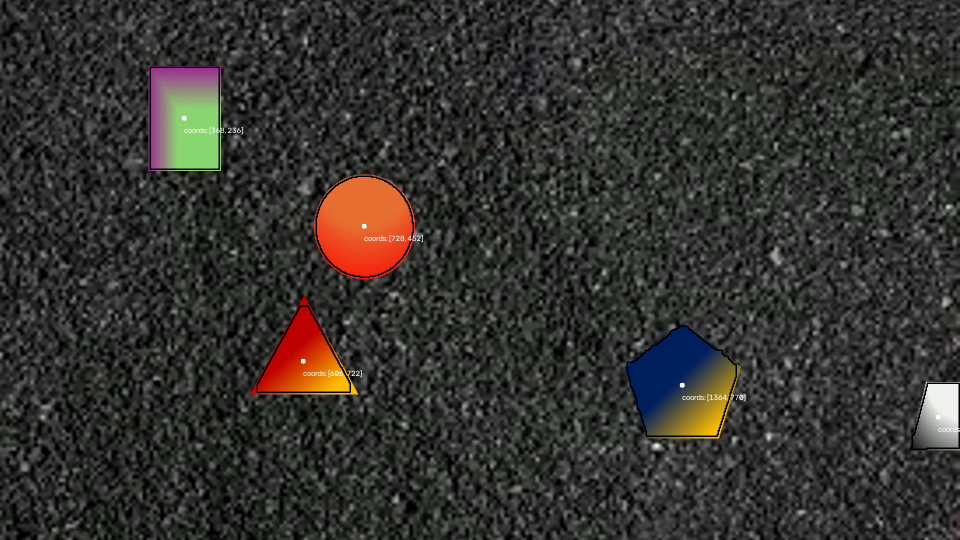
#> input picture frame 15 of cut_videos/output_p3.mp4, 1920 x 1080 px, given in place of input_p3.mp4, which was not available (shown at 1/2 size)
$ python part3.py   (older library calls are emulated)
#> lines starting #> are read from the running program, lines starting #| are printed output that depends on the picture; after the words box and inside, x2 and y2 are one past the last pixel; in counts of white or black regions, pixels touching at a corner belong together; pictures that were not available may be replaced by others from this repository, and a replacement may not be noted
#> further down, frame is the input picture: shape (1080, 1920, 3); mean B, G, R 47.6, 50.9, 53.2
import cv2  # type: ignore
import numpy as np
import time

#Reduce the video size for processing speed
PROCESS_SCALE = 0.5


#Time recording (for performance measuring)
start_time = time.time()

#load video, get info
cap = cv2.VideoCapture('./part3/input_p3.mp4')
frame_width = int(cap.get(cv2.CAP_PROP_FRAME_WIDTH))
frame_height = int(cap.get(cv2.CAP_PROP_FRAME_HEIGHT))
fps = int(cap.get(cv2.CAP_PROP_FPS))
total_frames = int(cap.get(cv2.CAP_PROP_FRAME_COUNT))
#output video
fourcc = cv2.VideoWriter_fourcc(*'avc1')
out = cv2.VideoWriter('./part3/output_p3.mp4', fourcc, fps, (frame_width, frame_height))

# #testing on a still frame
# img = cv2.imread('./part3/still_frame.png')
# frame_width, frame_height = img.shape[1], img.shape[0]

#width and height adjusted for rescale
proc_width = max(1, int(frame_width * PROCESS_SCALE))
proc_height = max(1, int(frame_height * PROCESS_SCALE))

#similar algorithm to part1, but using gradient magnitude to find smooth shapes instead of hsv value
kernel = np.ones((int(13/1278*proc_width), int(13/713*proc_height)), np.uint8) # (kernel used for morphological operations) adjusted kernel size based on video resolution (adapted from 8x8 in part 1)
def process_image(input_img):

    #scale image down for speed
    scaled = cv2.resize(input_img, (proc_width, proc_height), interpolation=cv2.INTER_AREA)

    #Same hsv value filter from before
    value = cv2.cvtColor(scaled, cv2.COLOR_BGR2HSV)[:, :, 2].astype(np.float32)
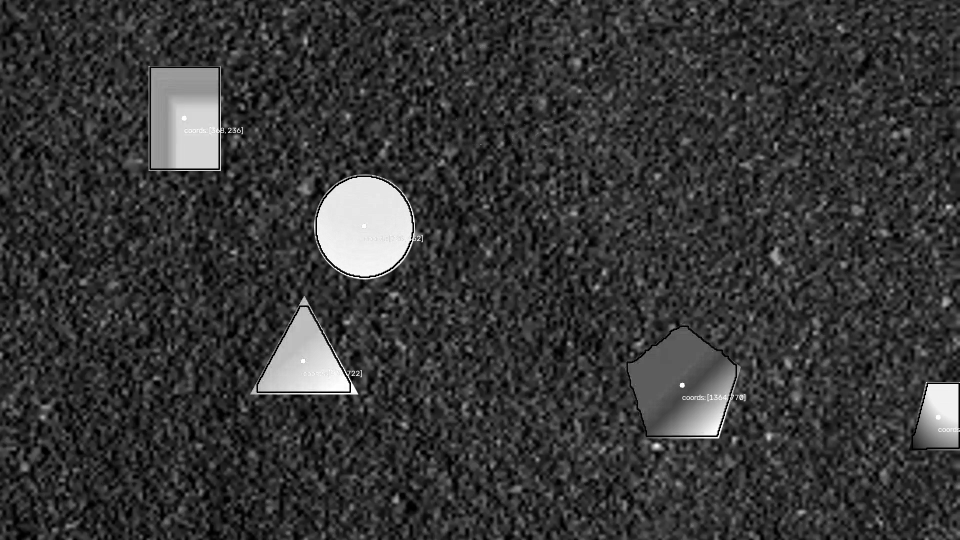
#> value: shape (540, 960) float32; min 0, max 255, mean 55.7

    #Now I use Sobel (gradient of image intensity) to find the smoothness of the image
    grad_x = cv2.Sobel(value, cv2.CV_32F, 1, 0, ksize=3)
    grad_y = cv2.Sobel(value, cv2.CV_32F, 0, 1, ksize=3)
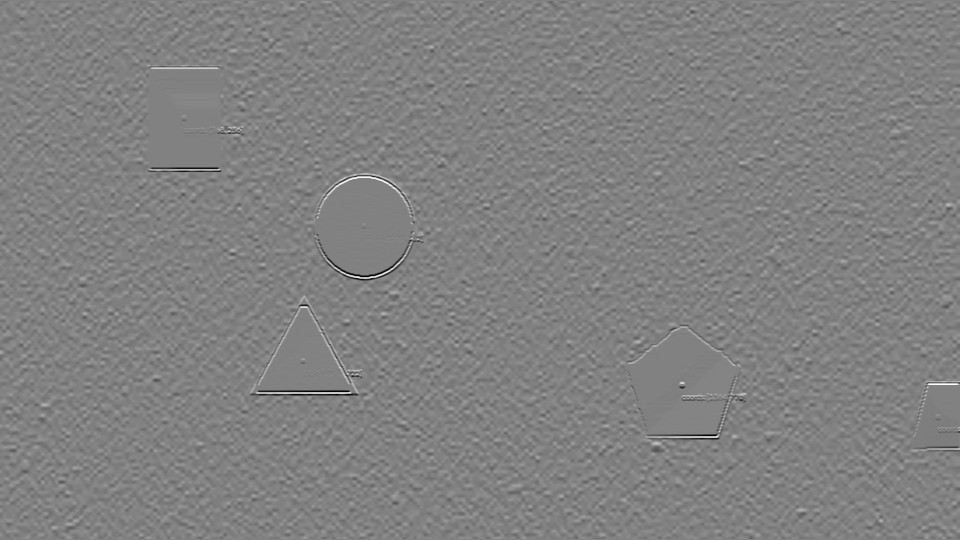
#> grad_y: shape (540, 960) float32; min -992, max 964, mean 0; drawn with min black and max white
    grad_mag = np.sqrt(grad_x**2 + grad_y**2)
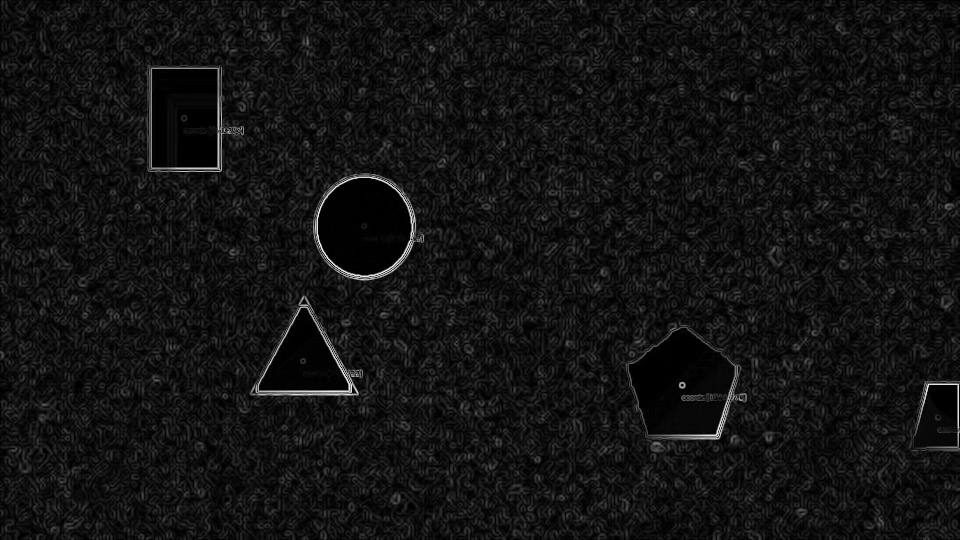
#> grad_mag: shape (540, 960) float32; min 0, max 1075.1, mean 81.9; drawn with min black and max white
    # smoothness = white-||gradient||
    smoothness = 255.0 - cv2.normalize(grad_mag, None, 0, 255, cv2.NORM_MINMAX)
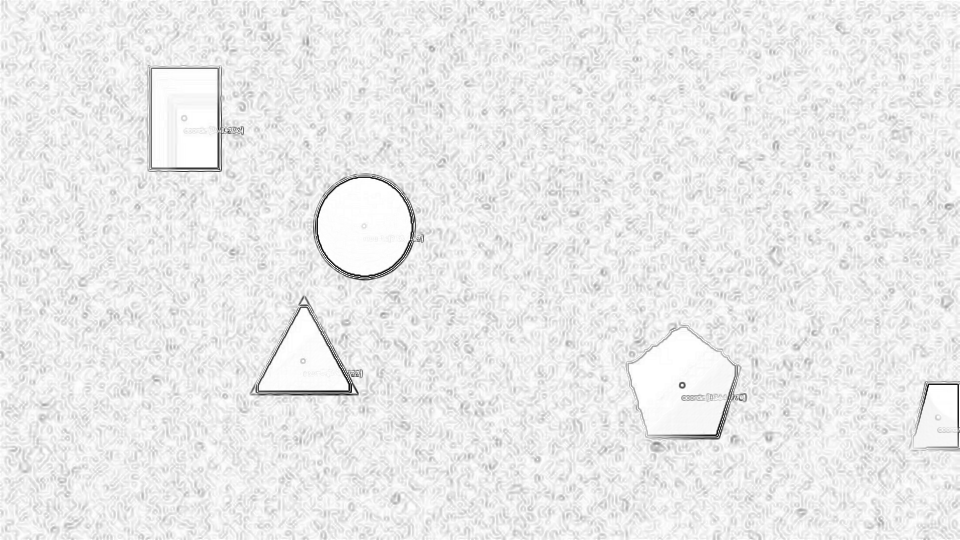
#> smoothness: shape (540, 960) float32; min 0, max 255, mean 235.6
    smoothness = smoothness.astype(np.uint8)

    # threshold for low gradient magnitude (ie smooth shapes)
    binary = cv2.threshold(smoothness, 230, 255, cv2.THRESH_BINARY)[1]
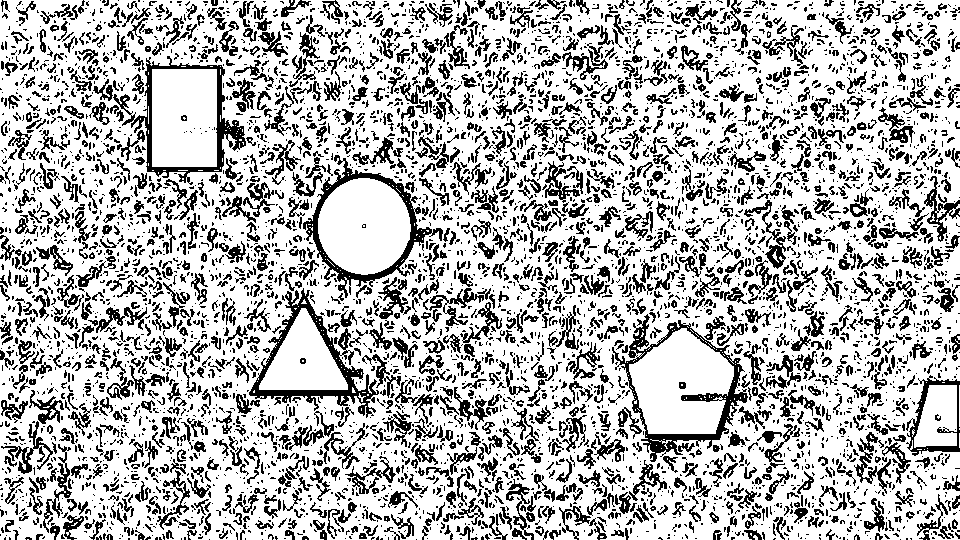
#> binary: shape (540, 960); 71.9% white; black in thin lines or dots

    #morphological open. I removed close because the shapes are well defined, and it was burning time for very little gain in quality
    binary = cv2.morphologyEx(binary, cv2.MORPH_OPEN, kernel)
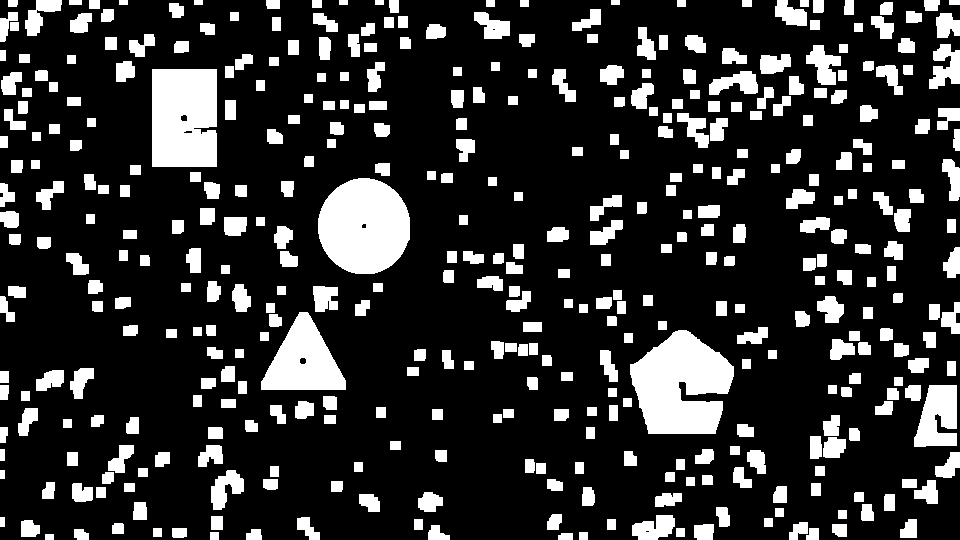
#> binary: shape (540, 960); 19.3% white; 412 white regions
    # binary = cv2.morphologyEx(binary, cv2.MORPH_CLOSE, kernel)

    #find contours of the binary image
    contours = cv2.findContours(binary, cv2.RETR_EXTERNAL, cv2.CHAIN_APPROX_SIMPLE)[0]
#> contours = 412 contours; largest, box (x1, y1, x2, y2) and area: (630, 330, 734, 434) 7354, (318, 178, 410, 274) 6849, (152, 69, 217, 167) 6120, (261, 312, 346, 390) 3846, (914, 385, 957, 447) 1907

    #draw the contours and mark the centers
    white = (255, 255, 255)
    min_area = 0.005 * proc_width * proc_height  # minimum area threshold for contours reduces noise from small contours
    for contour in contours:
        #skip very small contours
        if cv2.contourArea(contour) < min_area:
            continue

        #scale everything up to the original image size so the output video is good quality
        contour_scaled = (contour / PROCESS_SCALE).astype(np.int32)
        cv2.drawContours(input_img, [contour_scaled], 0, (0, 0, 0), 2)

        #mark center
        M = cv2.moments(contour)
        if M['m00'] != 0:
            cX = int(int(M['m10'] / M['m00'])/PROCESS_SCALE)
            cY = int(int(M['m01'] / M['m00'])/PROCESS_SCALE)
            cv2.circle(input_img, (cX, cY), 5, white, -1)
            cv2.putText(input_img, f"coords: [{cX}, {cY}]", (cX, cY + 30), cv2.FONT_HERSHEY_SIMPLEX, 0.5, white, 1)
#> this loop made 412 passes
#> (cX, cY) on passes 144, 155, 250, 336: (1360, 768), (606, 722), (726, 450), (366, 234)
#> contour on passes 1, 3, 4, 8, 10, 18: [[45, 534], [45, 539], [53, 539], [53, 534]], [[579, 532], [579, 539], [587, 539], [587, 532]], [[210, 532], [210, 539], [218, 539], [218, 532]], [[676, 528], [676, 536], [684, 536], [684, 528]], [[153, 528], [153, 536], [161, 536], [161, 528]], [[607, 519], [607, 529], [615, 529], [615, 519]]
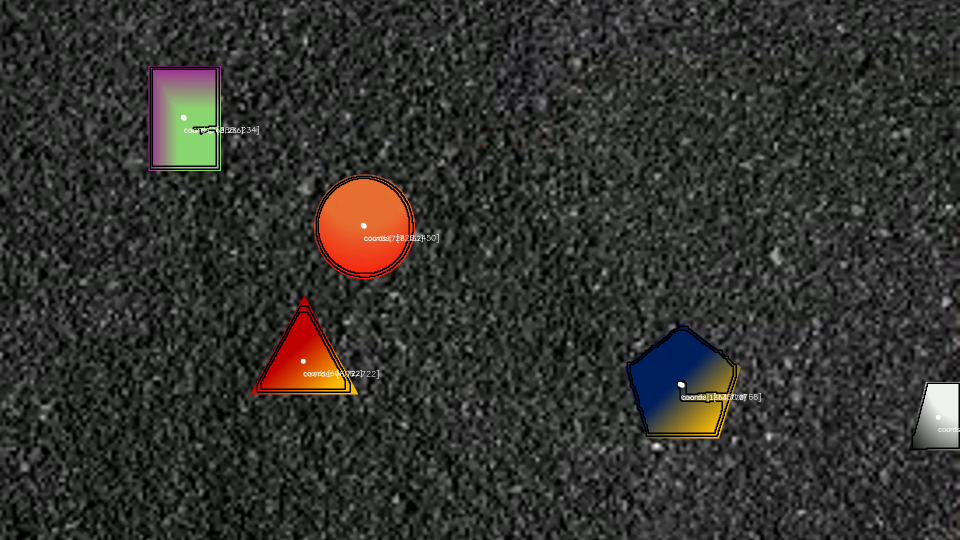
#> input_img: shape (1080, 1920, 3) (shown at 1/2 size); 0.51% of pixels changed, all inside (x1, y1, x2, y2) = (303, 137, 1522, 868)
    return input_img

#process video frame by frame
frame_count = 0
while True:
    ret, frame = cap.read()
    if not ret:
        break

    processed_frame = process_image(frame) #run the algorithm on the frame
    out.write(processed_frame)

    frame_count += 1
    progress = (frame_count / total_frames) * 100
    print(f'\rProgress: {frame_count}/{total_frames} ({progress:.1f}%)', end='', flush=True)

    # # This will only print out the first 5s of the video, used for debug purposes:
    # if frame_count/fps >= 5:
    #     break

#Runtime measurement
end_time = time.time()
print(f"\nTotal runtime: {end_time - start_time:.2f} s")
print(f"Amount of video processed: {frame_count*(1/fps):.2f} s")


print('Done!')
cap.release()
out.release()

$ run again, starting later in the video
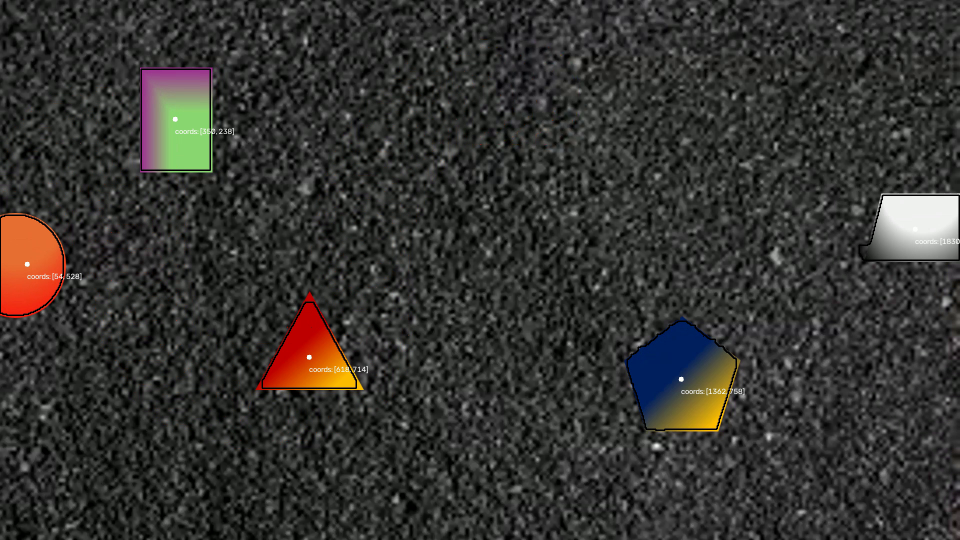
#> input picture frame 67 of cut_videos/output_p3.mp4, 1920 x 1080 px, given in place of input_p3.mp4, which was not available (shown at 1/2 size)
#> frame is the input picture: shape (1080, 1920, 3); mean B, G, R 48.4, 51.6, 53.2
#> in process_image, `binary = cv2.morphologyEx(binary, cv2.MORPH_OPEN, kernel)`:
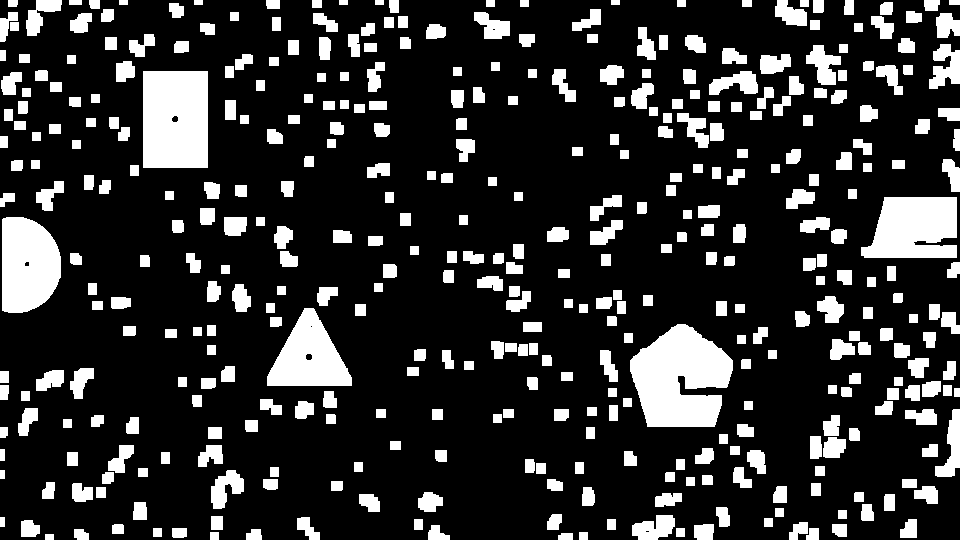
#> binary: shape (540, 960); 19% white; 410 white regions
#> contours = 410 contours; largest, box (x1, y1, x2, y2) and area: (630, 324, 733, 427) 7300, (143, 71, 208, 168) 6144, (2, 217, 61, 313) 4622, (861, 197, 957, 258) 4619, (267, 308, 352, 386) 3872
#> the loop in process_image, `for contour in contours:` made 410 passes
#> (cX, cY) on passes 153, 160, 224, 231, 328: (1358, 756), (616, 712), (54, 528), (1828, 454), (350, 238)
#> after the loop in process_image, `for contour in contours:`:
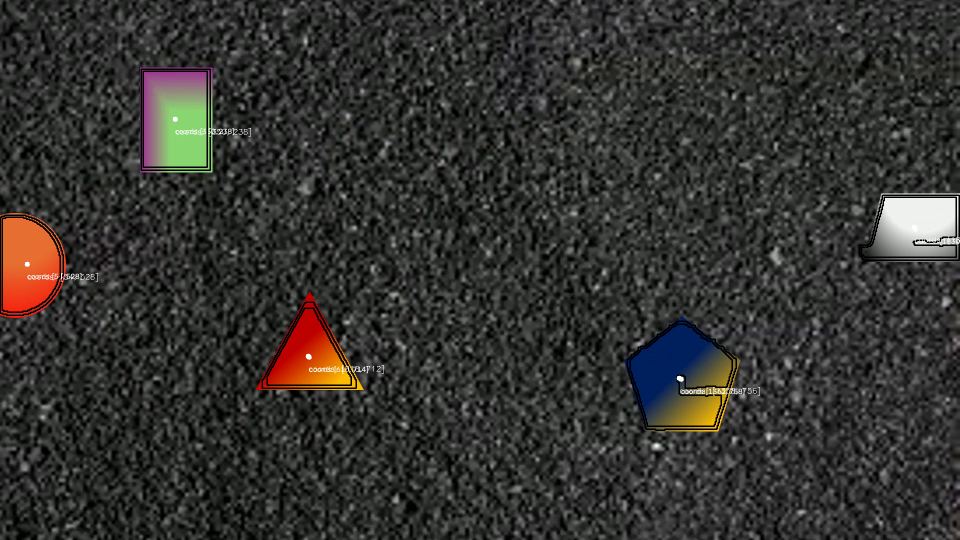
#> input_img: shape (1080, 1920, 3) (shown at 1/2 size); 0.6% of pixels changed, all inside (x1, y1, x2, y2) = (3, 141, 1920, 854)

$ run again, starting later in the video
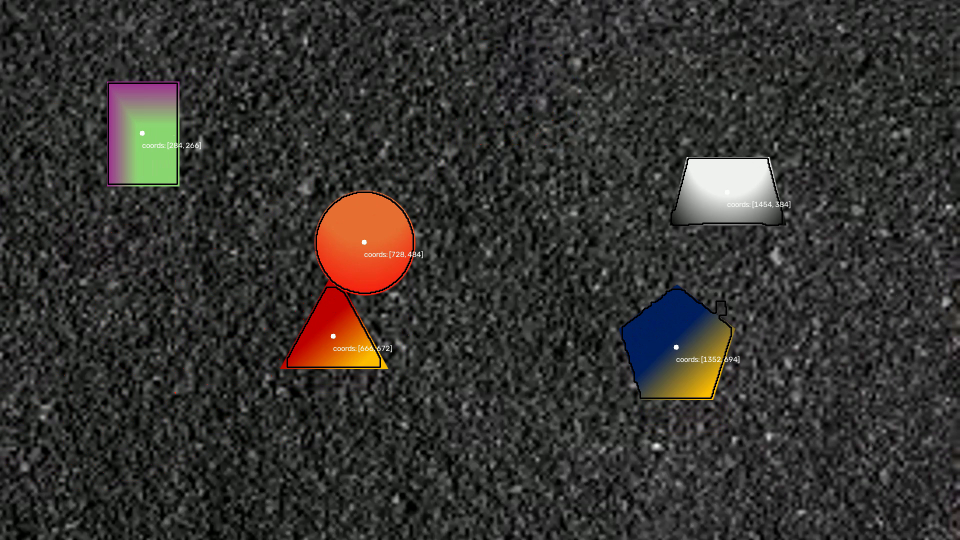
#> input picture frame 120 of cut_videos/output_p3.mp4, 1920 x 1080 px, given in place of input_p3.mp4, which was not available (shown at 1/2 size)
#> frame is the input picture: shape (1080, 1920, 3); mean B, G, R 48.5, 51.8, 54.2
#> in process_image, `binary = cv2.morphologyEx(binary, cv2.MORPH_OPEN, kernel)`:
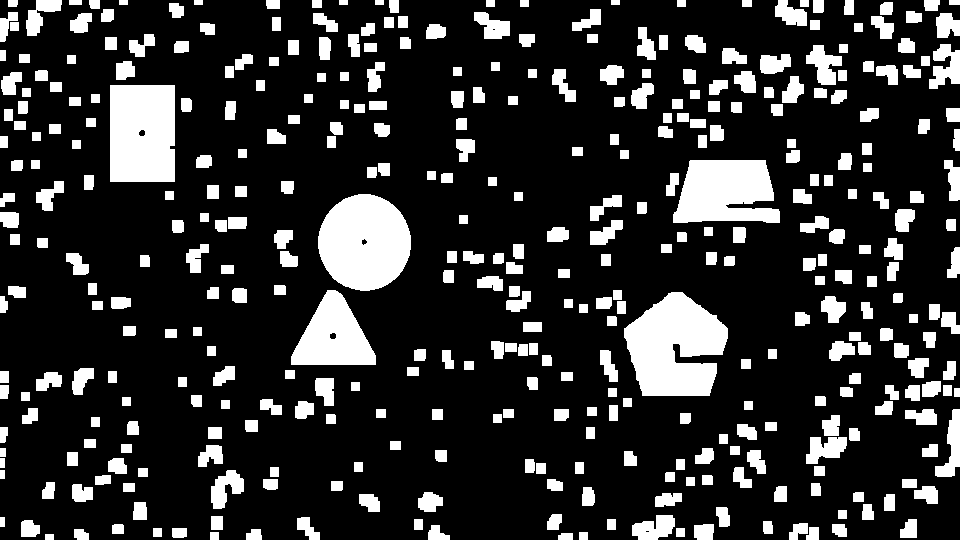
#> binary: shape (540, 960); 19.1% white; 397 white regions
#> contours = 397 contours; largest, box (x1, y1, x2, y2) and area: (624, 292, 728, 396) 7391, (318, 194, 411, 291) 6894, (110, 85, 175, 182) 6125, (673, 160, 780, 223) 5170, (291, 290, 376, 365) 3843
#> the loop in process_image, `for contour in contours:` made 397 passes
#> (cX, cY) on passes 169, 172, 225, 248, 306: (1348, 692), (666, 672), (728, 484), (1450, 382), (282, 264)
#> after the loop in process_image, `for contour in contours:`:
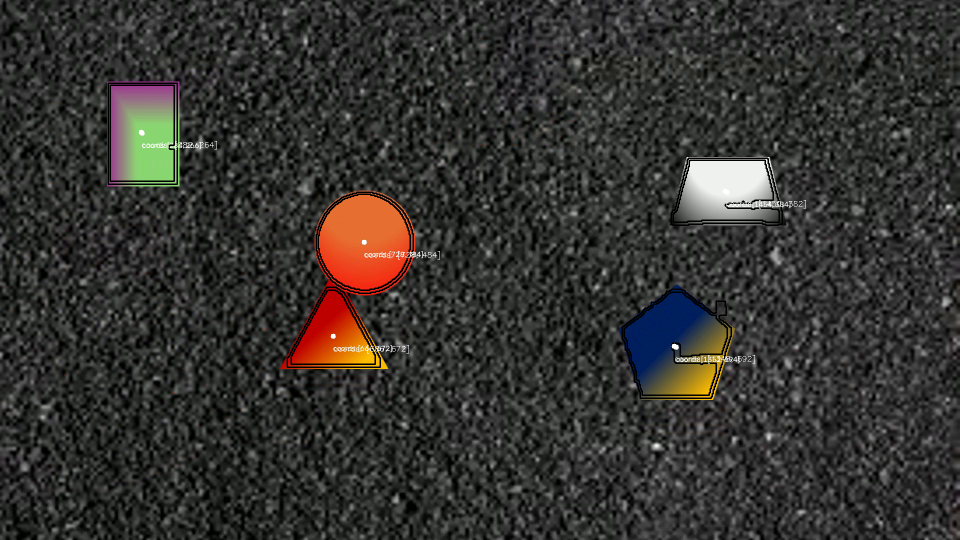
#> input_img: shape (1080, 1920, 3) (shown at 1/2 size); 0.64% of pixels changed, all inside (x1, y1, x2, y2) = (219, 169, 1612, 792)
